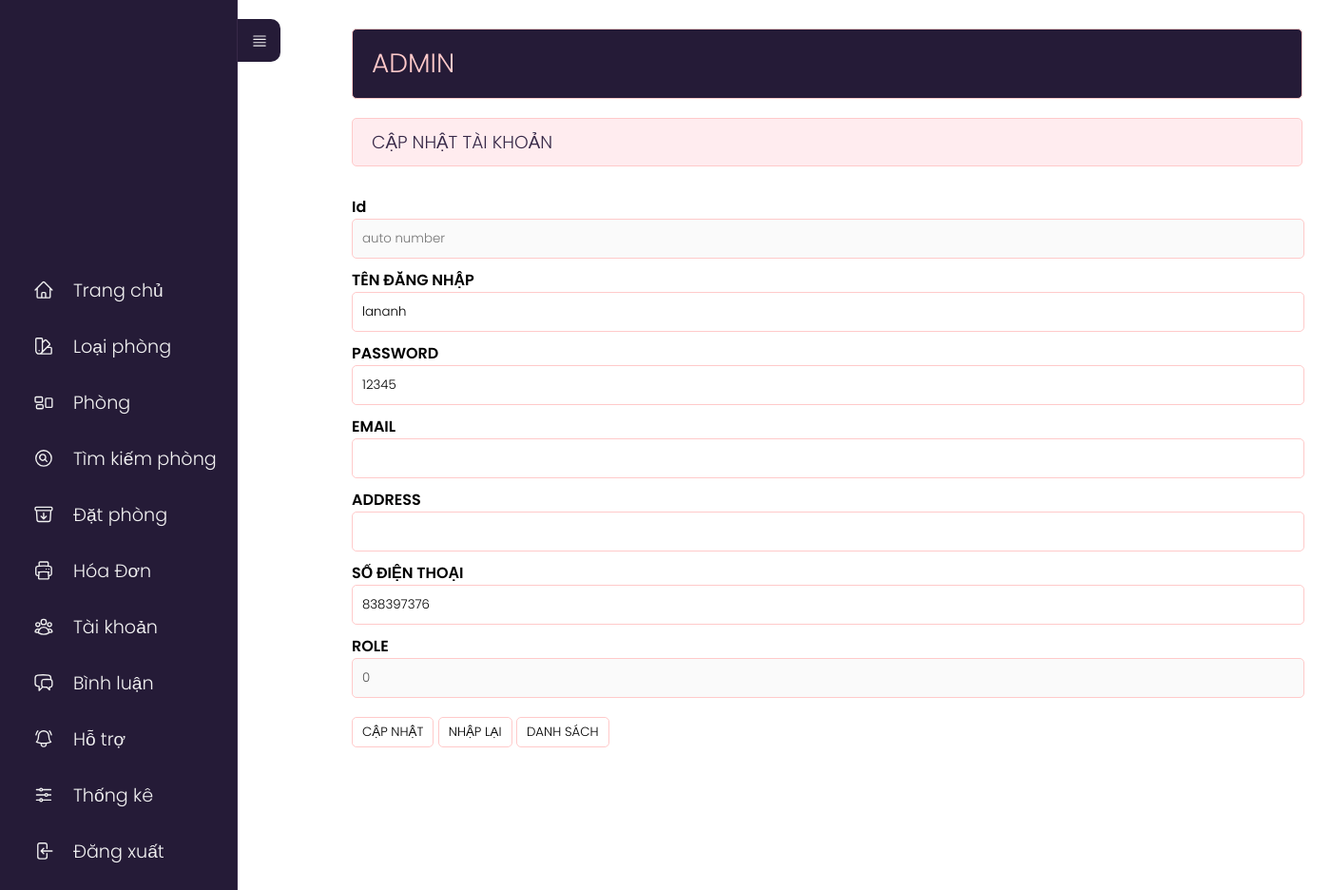
The app's page /admin/index.php?act=suatk&id=1, older data.
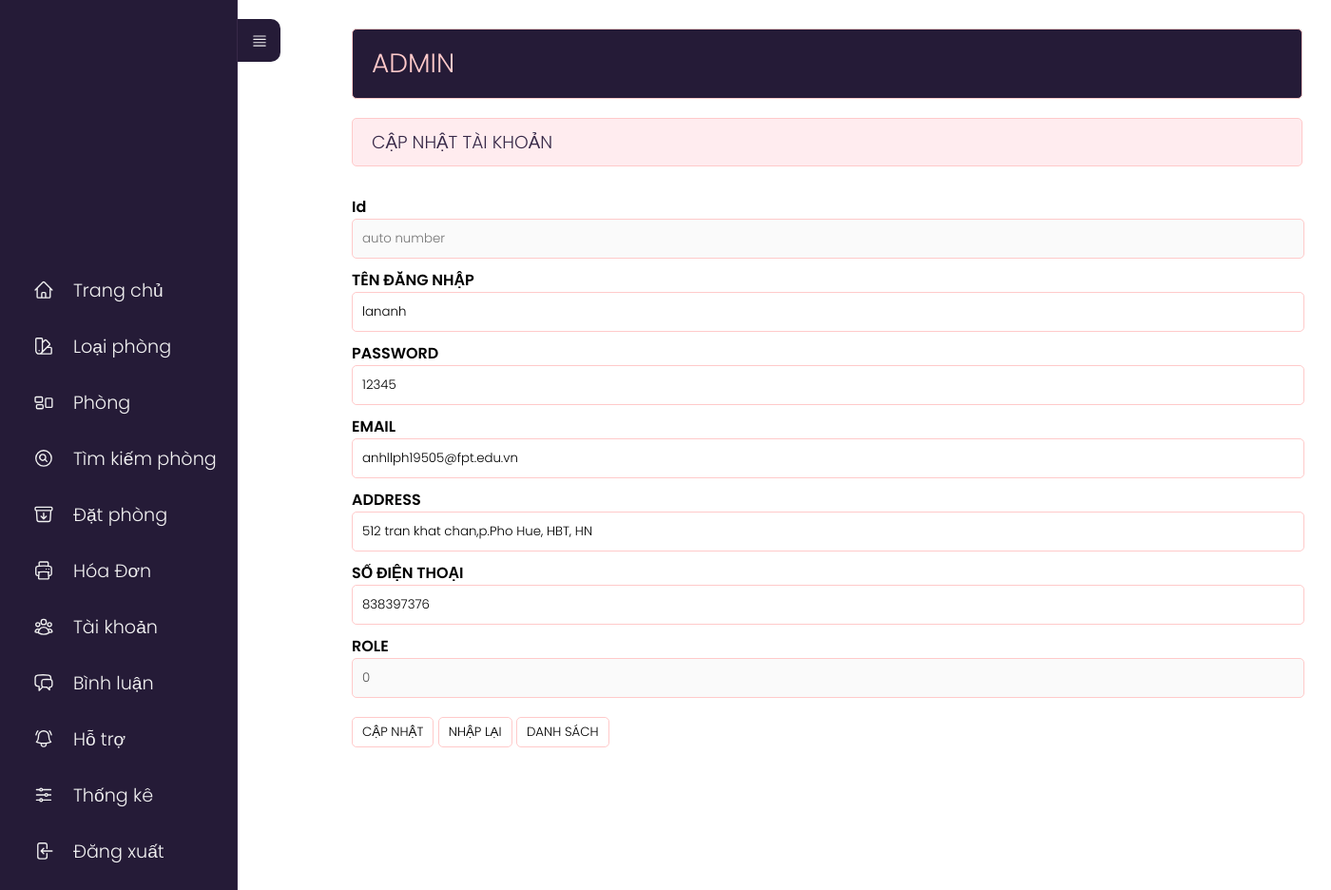
The same page, newer data.
### tables this page shows
CREATE TABLE `taikhoan` (
  `id_user` int(11) NOT NULL,
  `username` varchar(255) NOT NULL,
  `password` varchar(10) NOT NULL,
  `email` varchar(255) NOT NULL,
  `tel` int(10) NOT NULL,
  `address` varchar(255) NOT NULL,
  `role` tinyint(2) NOT NULL DEFAULT 0
);

### model/pdo.php (called while the page is built, shortened)
<?php
function pdo_get_connection(){
    $dburl = "mysql:host=localhost;dbname=khachsan;charset=utf8";
    $user = 'root';
    $password = '';
    $conn = new PDO($dburl, $user, $password);
    $conn->setAttribute(PDO::ATTR_ERRMODE, PDO::ERRMODE_EXCEPTION);
    return $conn;
}
function pdo_query_one($sql){
    $sql_args = array_slice(func_get_args(), 1);
    try{
        $conn = pdo_get_connection();
        $stmt = $conn->prepare($sql);
        $stmt->execute($sql_args);
        $row = $stmt->fetch(PDO::FETCH_ASSOC);
        return $row;
    }
    catch(PDOException $e){
        throw $e;
    }
    finally{
        unset($conn);
    }
}

### model/taikhoan.php (called while the page is built, shortened)
<?php
    function loadone_taikhoan($id){
        $sql="select * from taikhoan where id_user=".$id;
        $tk=pdo_query_one($sql);
        return $tk;
    }
?>

### admin/taikhoan/update.php (the view, shortened to what this page needs)
<?php
if (is_array($tk)) {
    extract($tk);
}
?>
<div class="row">
    <div class="row mb headeradmin" style="width:1000px;">
        <h1 style="padding: 15px 0;">ADMIN </h1>
    </div>
    <div class="row mb10 formtittle" style="width:1000px;">
        <h3>CẬP NHẬT TÀI KHOẢN</h3>
    </div>
    <div class="row formcontent">
        <form action="index.php?act=updatetk" method="post">
            <div class="row mb10">
                <label for="">Id</label><br>
                <input type="text" placeholder="auto number" name="id" style="width:292%;" disabled>
            </div>
            <div class="row mb10">
                <label for="">TÊN ĐĂNG NHẬP</label><br>
                <input type="text" name="user" style="width:292%;" value="<?php if (isset($username) && ($username != "")) echo $username; ?>">
            </div>
            <div class="row mb10">
                <label for="">PASSWORD</label><br>
                <input type="text" name="password" style="width:292%;" value="<?= $password ?>">
            </div>
            <div class="row mb10">
                <label for="">EMAIL</label><br>
                <input type="text" name="email" style="width:292%;" value="<?= $email ?>">
            </div>
            <div class="row mb10">
                <label for="">ADDRESS</label><br>
                <input type="text" name="address" style="width:292%;" value="<?= $address ?>">
            </div>
            <div class="row mb10">
                <label for="">SỐ ĐIỆN THOẠI</label><br>
                <input type="text" name="tel" style="width:292%;" value="<?= $tel ?>">
            </div>
            <div class="row mb10">
                <label for="">ROLE</label><br>
                <input type="text" name="role" style="width:292%;" value="<?= $role ?>" disabled>
            </div>
            <div class="row mb10" style="margin-top:10px;">
                <input type="submit" name="capnhat" value="CẬP NHẬT">
                <input type="reset" name="nhaplai" value="NHẬP LẠI">
                <a href="index.php?act=dskh"><input type="button" value="DANH SÁCH"></a>
            </div>
        </form>
    </div>
</div>
</div>

Row changes from the older to the newer data that the page shows:
changed taikhoan "lananh": email (not shown) → "anhllph19505@fpt.edu.vn"; address (not shown) → "512 tran khat chan,p.Pho Hue, HBT, HN"
